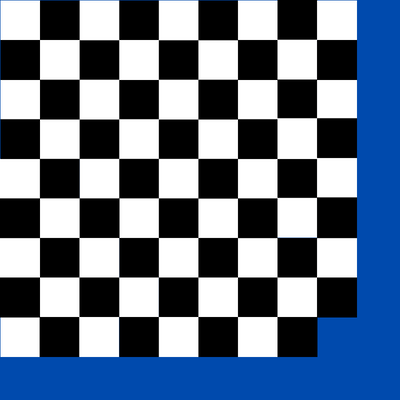
#> input picture problems/1.png, 400 x 400 px, given in place of 8.png, which was not available
$ python 8.py
#> lines starting #> are read from the running program, lines starting #| are printed output that depends on the picture; pictures that were not available may be replaced by others from this repository, and a replacement may not be noted
### src/utils.py
import requests
import os.path
from PIL import Image
import numpy as np
import sys


# [20 lines left out: functions download_file, download_pic, not called in this run]

def open_as_np(n):
#> called with n = '8'
    img = Image.open(f"problems/{n}.png")
#> img is the input picture: PIL image 400x400 RGBA; mean R, G, B, A 99.8, 115.7, 137, 255
    a = np.asarray(img, dtype=np.int16)
    return a[::-1, :].swapaxes(0, 1)
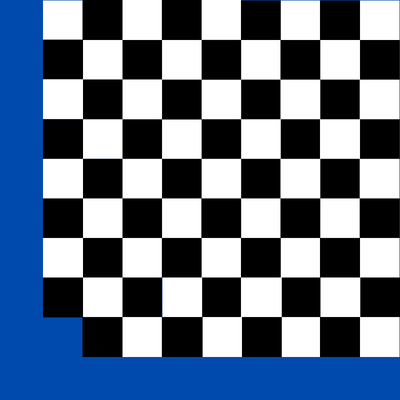
#> returned value: shape (400, 400, 4) int16; mean of channels 0, 1, 2, 3 99.8, 115.7, 137, 255; drawn as R, G, B


# [5 lines left out: function save_from_np, not called in this run]

### solver/geometric_median.py


import numpy as np
from scipy.spatial.distance import cdist, euclidean

# See https://stackoverflow.com/questions/30299267/geometric-median-of-multidimensional-points
def geometric_median(X, eps=1e-0):
    y = np.mean(X, 0)

    while True:
        D = cdist(X, [y])
        nonzeros = (D != 0)[:, 0]

        Dinv = 1 / D[nonzeros]
        Dinvs = np.sum(Dinv)
        W = Dinv / Dinvs
        T = np.sum(W * X[nonzeros], 0)

        num_zeros = len(X) - np.sum(nonzeros)
        if num_zeros == 0:
            y1 = T
        elif num_zeros == len(X):
            return y
        else:
            R = (T - y) * Dinvs
            r = np.linalg.norm(R)
            rinv = 0 if r == 0 else num_zeros/r
            y1 = max(0, 1-rinv)*T + min(1, rinv)*y

        if euclidean(y, y1) < eps:
            return y1

        y = y1

### solver/8.py


from src.utils import open_as_np

from solver.geometric_median import geometric_median

from collections import defaultdict
import math

class Block:
    def __init__(self, name, begin, end):
        self.name = name
        self.begin = begin
        self.end = end

    def size(self):
        return (self.end[0] - self.begin[0], self.end[1]- self.begin[1])

    def split_mid(self, prog):
        mid_x = (self.begin[0] + self.end[0]) // 2
        mid_y = (self.begin[1] + self.end[1]) // 2

        dx = mid_x - self.begin[0]
        dy = mid_y - self.begin[1]

        prog.append(f"cut [{self.name}] [{mid_x}, {mid_y}]")
        blocks = self.split((mid_x, mid_y))
        for b in blocks:
            assert b.size() == (dx, dy)
        return blocks

    def split(self, pt):
        mid_x = pt[0]
        mid_y = pt[1]

        x0, y0 = self.begin
        x1, y1 = self.end

        bottom_left = Block(self.name + ".0", begin = (x0, y0), end = (mid_x, mid_y))
        botom_right = Block(self.name + ".1", begin = (mid_x, y0), end = (x1, mid_y))
        top_right = Block(self.name + ".2", begin = (mid_x, mid_y), end = (x1, y1))
        top_left = Block(self.name + ".3", begin = (x0, mid_y), end = (mid_x, y1))

        return [bottom_left, botom_right, top_right, top_left]

    def line_y(self, y, prog):
        x0, y0 = self.begin
        x1, y1 = self.end
        bottom = Block(self.name + ".0", begin = (x0, y0), end = (x0, y))
        top = Block(self.name + ".1", begin = (x0, y), end = (x1, y1))

        prog.append(f"cut [{self.name}] [y] [{y}]")
        return [bottom, top]

    def line_x(self, x, prog):
        x0, y0 = self.begin
        x1, y1 = self.end
        left = Block(self.name + ".0", begin = (x0, y0), end = (x, y1))
        right = Block(self.name + ".1", begin = (x, y0), end = (x1, y1))

        prog.append(f"cut [{self.name}] [x] [{x}]")
        return [left, right]

    def line_x_mid(self, prog):
        mid_x = (self.begin[0] + self.end[0]) // 2
        return self.line_x(mid_x, prog)

    def line_y_mid(self, prog):
        mid_y = (self.begin[1] + self.end[1]) // 2
        return self.line_y(mid_y, prog)


def to_color(color):
    return "[{}, {}, {}, {}]".format(color[0], color[1], color[2], color[3])

def dist(a, b):
    return math.sqrt((a[0] - b[0])**2 + (a[1] - b[1])**2 + (a[2] -b[2])**2 + (a[3] - b[3])**2)


class TextSolver:
    def __init__(self):
        self.prog = []
        self.global_counter = 0

    def merge(self, a, b):
        assert isinstance(a, str)
        assert isinstance(b, str)

        self.prog.append(f"merge [{a}] [{b}]")
        self.global_counter += 1
        return str(self.global_counter)

    def swap(self, b1, b2):
        self.prog.append(f"swap [{b1.name}] [{b2.name}]")
        [b1.name, b2.name] = [b2.name, b1.name]


    def draw_rect(self, cur, a, b, color):
        x0 = min(a[0], b[0])
        x1 = max(a[0], b[0])

        y0 = min(a[1], b[1])
        y1 = max(a[1], b[1])

        [b1, cur] = cur.line_y(y0, self.prog)
        [cur, b2] = cur.line_y(y1, self.prog)
        [b3, cur] = cur.line_x(x0, self.prog)
        [cur, b4] = cur.line_x(x1, self.prog)

        self.prog.append(f"color [{cur.name}] {color}")

        cur_name = cur.name
        cur_name = self.merge(cur_name, b4.name)
        cur_name = self.merge(cur_name, b3.name)
        cur_name = self.merge(cur_name, b2.name)
        cur_name = self.merge(cur_name, b1.name)

        return Block(cur_name, cur.begin, cur.end)

    def find_blocks(self, block):
        pixels = open_as_np('8')

        colors = defaultdict(list)
        count = defaultdict(int)

        for y in range(400):
            for x in range(400):
                col = tuple(pixels[x, y, :])
                colors[col].append((x, y))
                count[col] += 1
#> after the loop, count = 586 items

        items = list(count.items())
#> items = 586 items
        items.sort(key = lambda x: x[1], reverse=True)

        taken = [(255, 255, 255, 255)]

        for item in items[:20]:
            col = item[0]
            should_skip = False
            for prev in taken:
                if dist(prev, col) < 10:
                    should_skip = True
                    break


            if should_skip:
                continue

            print(item)
            x0 = min(map(lambda a: a[0], colors[col]))
            y0 = min(map(lambda a: a[1], colors[col]))

            x1 = max(map(lambda a: a[0], colors[col]))
            y1 = max(map(lambda a: a[1], colors[col]))

            subimg = pixels[x0:x1, y0:y1]

            color = [round(v) for v in geometric_median(
                    subimg.reshape((subimg.shape[0] * subimg.shape[1], 4)), eps=1e-2)]

            block = self.draw_rect(block, [x0, y0], [x1, y1], to_color(color))
#> this loop made 20 passes
#> item on passes 1, 3, 5, 7, 8, 10: ((0, 0, 0, 255), 54983), ((0, 74, 173, 255), 32314), ((4, 4, 4, 255), 1320), ((241, 241, 241, 255), 789), ((13, 13, 13, 255), 788), ((3, 3, 3, 255), 715)
#> item on passes 2, 4, 6, 9, 11, 12: ((255, 255, 255, 255), 51590), ((254, 254, 254, 255), 3169), ((250, 250, 250, 255), 1175), ((253, 253, 253, 255), 775), ((251, 251, 251, 255), 683), ((252, 252, 252, 255), 630)
#| ((0, 0, 0, 255), 54983)
#| ((0, 74, 173, 255), 32314)
#| ((4, 4, 4, 255), 1320)
#| ((241, 241, 241, 255), 789)
#| ((13, 13, 13, 255), 788)
#| ((3, 3, 3, 255), 715)
#| ((2, 2, 2, 255), 598)
#| ((1, 1, 1, 255), 559)
#> (further printed lines are left out)
#> pass 1, in find_blocks, `subimg = pixels[x0:x1, y0:y1]`:
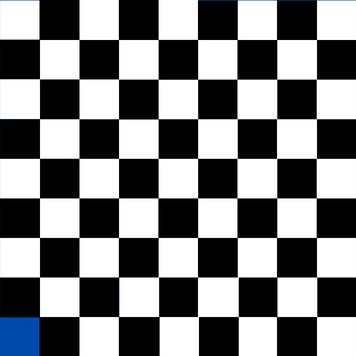
#> subimg: shape (356, 356, 4) int16; mean of channels 0, 1, 2, 3 125.5, 126.5, 127.8, 255; drawn as R, G, B
#> pass 3, in find_blocks, `subimg = pixels[x0:x1, y0:y1]`:
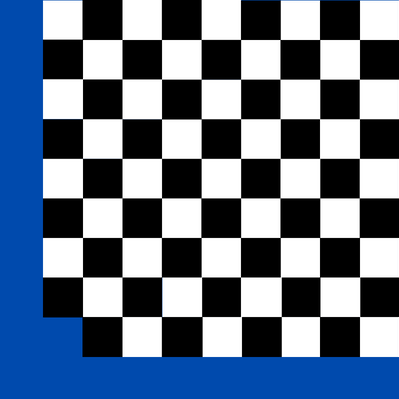
#> subimg: shape (399, 399, 4) int16; mean of channels 0, 1, 2, 3 100.2, 115.9, 136.9, 255; drawn as R, G, B


    def run(self):
        block = Block("0", begin = (0, 0), end = (400, 400))
        self.find_blocks(block)


if __name__ == "__main__":
    solver = TextSolver()
    solver.run()

    with open("solutions/manual_8/8.txt", "wt") as f:
        f.write("\n".join(solver.prog))
